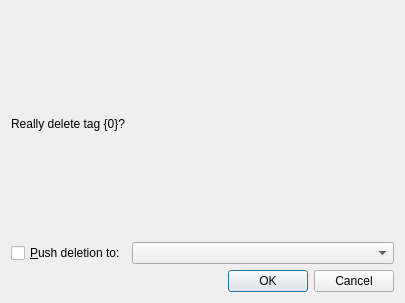
<?xml version="1.0" encoding="UTF-8"?>
<ui version="4.0">
 <class>DeleteTagDialog</class>
 <widget class="QDialog" name="DeleteTagDialog">
  <property name="windowModality">
   <enum>Qt::WindowModality::WindowModal</enum>
  </property>
  <property name="geometry">
   <rect>
    <x>0</x>
    <y>0</y>
    <width>405</width>
    <height>303</height>
   </rect>
  </property>
  <property name="windowTitle">
   <string>Delete tag</string>
  </property>
  <layout class="QVBoxLayout" name="verticalLayout">
   <item>
    <widget class="QLabel" name="label">
     <property name="text">
      <string>Really delete tag {0}?</string>
     </property>
    </widget>
   </item>
   <item>
    <layout class="QHBoxLayout" name="horizontalLayout">
     <item>
      <widget class="QCheckBox" name="pushCheckBox">
       <property name="text">
        <string>&amp;Push deletion to:</string>
       </property>
      </widget>
     </item>
     <item>
      <widget class="QComboBox" name="remoteComboBox">
       <property name="sizePolicy">
        <sizepolicy hsizetype="MinimumExpanding" vsizetype="Fixed">
         <horstretch>0</horstretch>
         <verstretch>0</verstretch>
        </sizepolicy>
       </property>
      </widget>
     </item>
    </layout>
   </item>
   <item>
    <widget class="QDialogButtonBox" name="buttonBox">
     <property name="orientation">
      <enum>Qt::Orientation::Horizontal</enum>
     </property>
     <property name="standardButtons">
      <set>QDialogButtonBox::StandardButton::Cancel|QDialogButtonBox::StandardButton::Ok</set>
     </property>
    </widget>
   </item>
  </layout>
 </widget>
 <resources/>
 <connections>
  <connection>
   <sender>buttonBox</sender>
   <signal>accepted()</signal>
   <receiver>DeleteTagDialog</receiver>
   <slot>accept()</slot>
   <hints>
    <hint type="sourcelabel">
     <x>260</x>
     <y>129</y>
    </hint>
    <hint type="destinationlabel">
     <x>157</x>
     <y>274</y>
    </hint>
   </hints>
  </connection>
  <connection>
   <sender>buttonBox</sender>
   <signal>rejected()</signal>
   <receiver>DeleteTagDialog</receiver>
   <slot>reject()</slot>
   <hints>
    <hint type="sourcelabel">
     <x>328</x>
     <y>129</y>
    </hint>
    <hint type="destinationlabel">
     <x>286</x>
     <y>274</y>
    </hint>
   </hints>
  </connection>
  <connection>
   <sender>pushCheckBox</sender>
   <signal>toggled(bool)</signal>
   <receiver>remoteComboBox</receiver>
   <slot>setEnabled(bool)</slot>
   <hints>
    <hint type="sourcelabel">
     <x>80</x>
     <y>65</y>
    </hint>
    <hint type="destinationlabel">
     <x>248</x>
     <y>65</y>
    </hint>
   </hints>
  </connection>
 </connections>
</ui>
